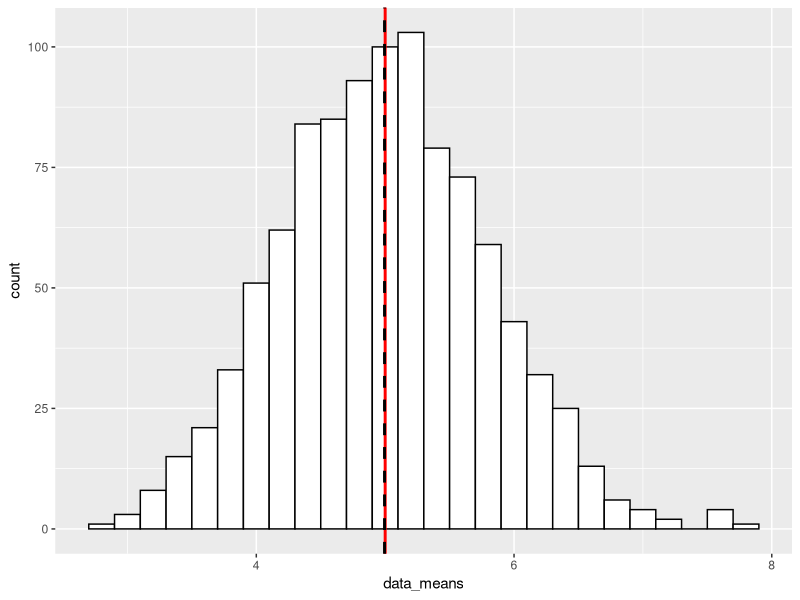

This figure's R source: (Note: this script raises an error after producing the figure.)
#Stat Inf Project part 1
#Title (give an appropriate title) and Author Name

#set working directory
setwd("~/CourseraRClass/StatInf")

#reference necessary libs
library(ggplot2)


#Overview: In a few (2-3) sentences explain what is going to be reported on.
#Simulations: Include English explanations of the simulations you ran, with the accompanying R code. Your explanations should make clear what the R code accomplishes.
set.seed(9867)
lambda <-.2
number_sim <-1000
sample_size <- 40
data<-matrix(rexp(number_sim*sample_size, lambda),number_sim,sample_size)


#Sample Mean versus Theoretical Mean: Include figures with titles. 
#In the figures, highlight the means you are comparing. 
#Include text that explains the figures and what is shown on them, 
#and provides appropriate numbers.
data_means<-apply(data, 1, mean)


sample_mean<-mean(data_means)
sample_mean

theo_mean<-1/lambda 
theo_mean

q<-ggplot() + 
  aes(data_means) + 
  geom_histogram(binwidth=.2, colour="black", fill="white") +
  geom_vline(aes(xintercept=theo_mean),  
             color="red", linetype="solid", size=1) +
  geom_vline(aes(xintercept=sample_mean),   
             color="black", linetype="dashed", size=1)
q


#Sample Variance versus Theoretical Variance: Include figures (output from R) with titles. 
data_var<-var(data_means)
data_var

theo_var<-(1/lambda)^2 / sample_size
theo_var


#Highlight the variances you are comparing. Include text that explains your understanding 
#of the differences of the variances.





#Distribution: Via figures and text, explain how one can tell the distribution 
#is approximately normal. 

p<-ggplot() + 
  aes(data_means) + 
  geom_density() +
  stat_function(geom="line", fun=dnorm, colour = "red", arg=list(mean=theo_mean, sd=sqrt(theo_var)))
p



